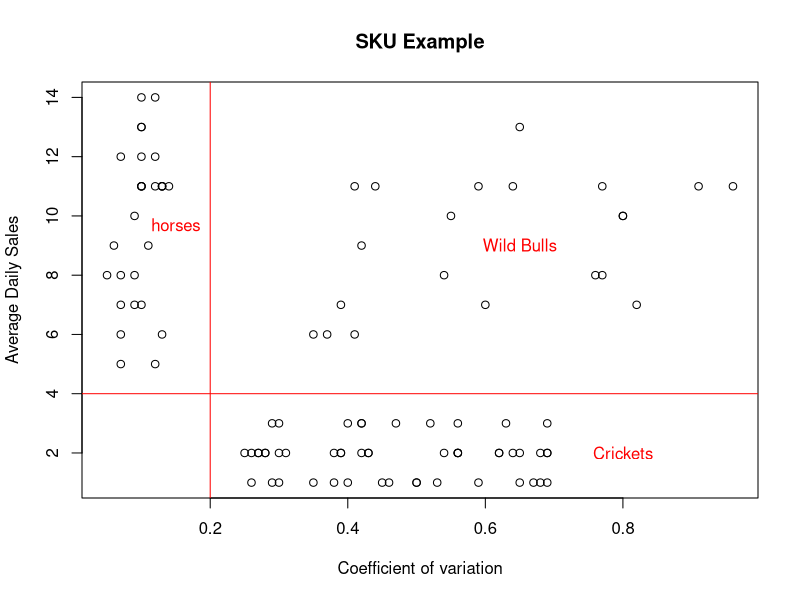
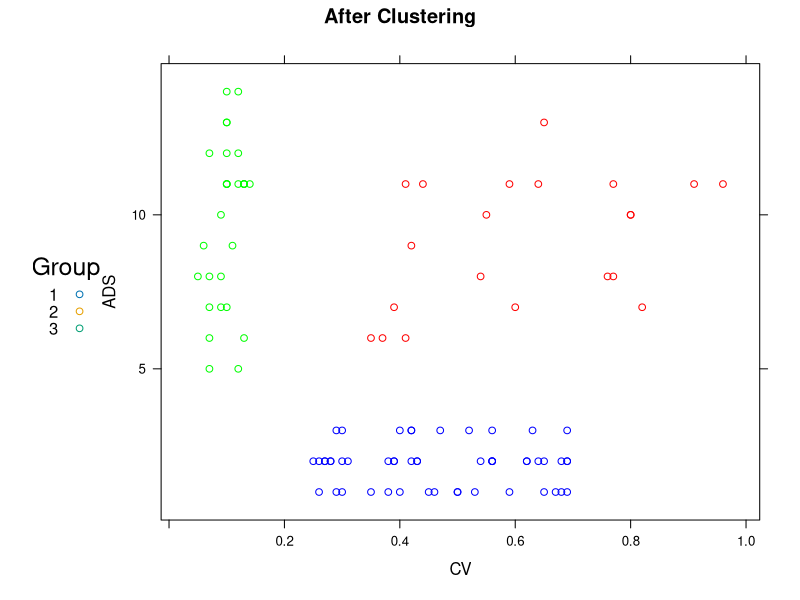

These charts were generated, in order, by the following R code:
## ---- chunk 1
knitr::opts_chunk$set(echo = TRUE)
## ---- chunk 2
data <- read.table('DATA_2.01_SKU.csv', header = T, sep = ',')
## ---- chunk 3
str(data)
summary(data)
## ---- chunk 4
plot(data$CV, data$ADS, main = 'SKU Example', ylab = 'Average Daily Sales', xlab = 'Coefficient of variation')
abline(v=0.2, col='red')
abline(h=4, col='red')
text(0.15, 9.7, 'horses', col='red')
text(0.65, 9, 'Wild Bulls', col = 'red')
text(0.8, 2, 'Crickets', col='red')
## ---- chunk 5
testdata <- data
## ---- chunk 6
testdata <- scale(testdata)
## ---- chunk 7
d <- dist(testdata, method = 'euclidean')
hcward <- hclust(d, method='ward.D')
## ---- chunk 8
data$groups <- cutree(hcward, k=3)
## ---- chunk 9
library(lattice)
xyplot(ADS~ CV,main = "After Clustering", type="p",group=groups,data=data,
       auto.key=list(title="Group", space = "left", cex=1.0, just = 0.95), 
       par.settings = list(superpose.line=list(pch = 0:18, cex=1)),
       col=c('blue','green','red'))
